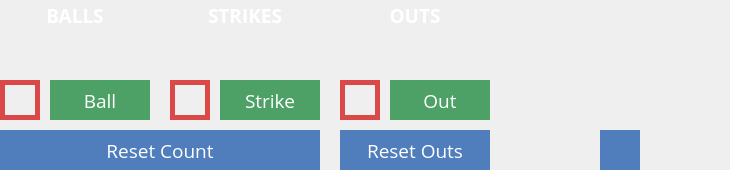
   <widget class="QWidget" name="hud" native="true">
    <property name="geometry">
     <rect>
      <x>30</x>
      <y>260</y>
      <width>730</width>
      <height>170</height>
     </rect>
    </property>
    <widget class="QWidget" name="count" native="true">
     <property name="geometry">
      <rect>
       <x>0</x>
       <y>0</y>
       <width>320</width>
       <height>171</height>
      </rect>
     </property>
     <widget class="QWidget" name="strikes" native="true">
      <property name="geometry">
       <rect>
        <x>170</x>
        <y>0</y>
        <width>150</width>
        <height>120</height>
       </rect>
      </property>
      <widget class="QLabel" name="strikes_label">
       <property name="geometry">
        <rect>
         <x>0</x>
         <y>0</y>
         <width>150</width>
         <height>30</height>
        </rect>
       </property>
       <property name="font">
        <font>
         <family>Open Sans</family>
         <pointsize>14</pointsize>
         <weight>75</weight>
         <bold>true</bold>
         <kerning>true</kerning>
        </font>
       </property>
       <property name="styleSheet">
        <string notr="true">color: white;</string>
       </property>
       <property name="text">
        <string>STRIKES</string>
       </property>
       <property name="scaledContents">
        <bool>false</bool>
       </property>
       <property name="alignment">
        <set>Qt::AlignCenter</set>
       </property>
      </widget>
      <widget class="QLabel" name="strike1_bg">
       <property name="geometry">
        <rect>
         <x>17</x>
         <y>30</y>
         <width>50</width>
         <height>50</height>
        </rect>
       </property>
       <property name="autoFillBackground">
        <bool>false</bool>
       </property>
       <property name="styleSheet">
        <string notr="true"/>
       </property>
       <property name="text">
        <string/>
       </property>
       <property name="pixmap">
        <pixmap resource="Resources/resources.qrc">:/icons/empty_circle.png</pixmap>
       </property>
       <property name="scaledContents">
        <bool>true</bool>
       </property>
       <property name="margin">
        <number>8</number>
       </property>
      </widget>
      <widget class="QLabel" name="strike2_bg">
       <property name="geometry">
        <rect>
         <x>83</x>
         <y>30</y>
         <width>50</width>
         <height>50</height>
        </rect>
       </property>
       <property name="autoFillBackground">
        <bool>false</bool>
       </property>
       <property name="styleSheet">
        <string notr="true"/>
       </property>
       <property name="text">
        <string/>
       </property>
       <property name="pixmap">
        <pixmap resource="Resources/resources.qrc">:/icons/empty_circle.png</pixmap>
       </property>
       <property name="scaledContents">
        <bool>true</bool>
       </property>
       <property name="margin">
        <number>8</number>
       </property>
      </widget>
      <widget class="QLabel" name="strike2">
       <property name="geometry">
        <rect>
         <x>83</x>
         <y>30</y>
         <width>50</width>
         <height>50</height>
        </rect>
       </property>
       <property name="autoFillBackground">
        <bool>false</bool>
       </property>
       <property name="styleSheet">
        <string notr="true"/>
       </property>
       <property name="text">
        <string/>
       </property>
       <property name="pixmap">
        <pixmap resource="Resources/resources.qrc">:/icons/hilighted_circle.png</pixmap>
       </property>
       <property name="scaledContents">
        <bool>true</bool>
       </property>
       <property name="margin">
        <number>8</number>
       </property>
      </widget>
      <widget class="QLabel" name="strike1">
       <property name="enabled">
        <bool>true</bool>
       </property>
       <property name="geometry">
        <rect>
         <x>17</x>
         <y>30</y>
         <width>50</width>
         <height>50</height>
        </rect>
       </property>
       <property name="autoFillBackground">
        <bool>false</bool>
       </property>
       <property name="styleSheet">
        <string notr="true"/>
       </property>
       <property name="text">
        <string/>
       </property>
       <property name="pixmap">
        <pixmap resource="Resources/resources.qrc">:/icons/hilighted_circle.png</pixmap>
       </property>
       <property name="scaledContents">
        <bool>true</bool>
       </property>
       <property name="margin">
        <number>8</number>
       </property>
      </widget>
      <widget class="QPushButton" name="strikes_add">
       <property name="geometry">
        <rect>
         <x>50</x>
         <y>80</y>
         <width>100</width>
         <height>40</height>
        </rect>
       </property>
       <property name="font">
        <font>
         <family>Open Sans</family>
         <pointsize>14</pointsize>
         <underline>false</underline>
        </font>
       </property>
       <property name="layoutDirection">
        <enum>Qt::RightToLeft</enum>
       </property>
       <property name="styleSheet">
        <string notr="true">QPushButton{
color: white;
background-color: #4DA167;
border: 0px;
}

QPushButton:hover{
color: white;
background-color: #326742;
border: 0px;
}

QPushButton:pressed{
color: white;
background-color: #4DA167;
border: 0px;
}
</string>
       </property>
       <property name="text">
        <string>Strike</string>
       </property>
       <property name="iconSize">
        <size>
         <width>30</width>
         <height>30</height>
        </size>
       </property>
       <property name="default">
        <bool>false</bool>
       </property>
       <property name="flat">
        <bool>false</bool>
       </property>
      </widget>
      <widget class="QPushButton" name="strike_minus">
       <property name="geometry">
        <rect>
         <x>0</x>
         <y>80</y>
         <width>40</width>
         <height>40</height>
        </rect>
       </property>
       <property name="layoutDirection">
        <enum>Qt::LeftToRight</enum>
       </property>
       <property name="styleSheet">
        <string notr="true">QPushButton{
color: white;
border: 5px solid #DB4848;
}

QPushButton:hover{
color: white;
background-color: #DB4848;
border: 0px;
}

QPushButton:pressed{
color: white;
background-color: #8C2E2E;
border: 0px;
}</string>
       </property>
       <property name="text">
        <string/>
       </property>
       <property name="icon">
        <iconset>
         <normalon>:/icons/minus.png</normalon>
        </iconset>
       </property>
       <property name="iconSize">
        <size>
         <width>30</width>
         <height>30</height>
        </size>
       </property>
       <property name="default">
        <bool>false</bool>
       </property>
       <property name="flat">
        <bool>false</bool>
       </property>
      </widget>
     </widget>
     <widget class="QWidget" name="balls" native="true">
      <property name="geometry">
       <rect>
        <x>0</x>
        <y>0</y>
        <width>150</width>
        <height>120</height>
       </rect>
      </property>
      <widget class="QLabel" name="balls_label">
       <property name="geometry">
        <rect>
         <x>0</x>
         <y>0</y>
         <width>150</width>
         <height>30</height>
        </rect>
       </property>
       <property name="font">
        <font>
         <family>Open Sans</family>
         <pointsize>14</pointsize>
         <weight>75</weight>
         <bold>true</bold>
         <kerning>true</kerning>
        </font>
       </property>
       <property name="styleSheet">
        <string notr="true">color: white;</string>
       </property>
       <property name="text">
        <string>BALLS</string>
       </property>
       <property name="scaledContents">
        <bool>false</bool>
       </property>
       <property name="alignment">
        <set>Qt::AlignCenter</set>
       </property>
      </widget>
      <widget class="QLabel" name="ball1_bg">
       <property name="geometry">
        <rect>
         <x>0</x>
         <y>30</y>
         <width>50</width>
         <height>50</height>
        </rect>
       </property>
       <property name="autoFillBackground">
        <bool>false</bool>
       </property>
       <property name="styleSheet">
        <string notr="true"/>
       </property>
       <property name="text">
        <string/>
       </property>
       <property name="pixmap">
        <pixmap resource="Resources/resources.qrc">:/icons/empty_circle.png</pixmap>
       </property>
       <property name="scaledContents">
        <bool>true</bool>
       </property>
       <property name="margin">
        <number>8</number>
       </property>
      </widget>
      <widget class="QLabel" name="ball2_bg">
       <property name="geometry">
        <rect>
         <x>50</x>
         <y>30</y>
         <width>50</width>
         <height>50</height>
        </rect>
       </property>
       <property name="autoFillBackground">
        <bool>false</bool>
       </property>
       <property name="styleSheet">
        <string notr="true"/>
       </property>
       <property name="text">
        <string/>
       </property>
       <property name="pixmap">
        <pixmap resource="Resources/resources.qrc">:/icons/empty_circle.png</pixmap>
       </property>
       <property name="scaledContents">
        <bool>true</bool>
       </property>
       <property name="margin">
        <number>8</number>
       </property>
      </widget>
      <widget class="QLabel" name="ball3_bg">
       <property name="geometry">
        <rect>
         <x>100</x>
         <y>30</y>
         <width>50</width>
         <height>50</height>
        </rect>
       </property>
       <property name="autoFillBackground">
        <bool>false</bool>
       </property>
       <property name="styleSheet">
        <string notr="true"/>
       </property>
       <property name="text">
        <string/>
       </property>
       <property name="pixmap">
        <pixmap resource="Resources/resources.qrc">:/icons/empty_circle.png</pixmap>
       </property>
       <property name="scaledContents">
        <bool>true</bool>
       </property>
       <property name="margin">
        <number>8</number>
       </property>
      </widget>
      <widget class="QLabel" name="ball2">
       <property name="enabled">
        <bool>true</bool>
       </property>
       <property name="geometry">
        <rect>
         <x>50</x>
         <y>30</y>
         <width>50</width>
         <height>50</height>
        </rect>
       </property>
       <property name="autoFillBackground">
        <bool>false</bool>
       </property>
       <property name="styleSheet">
        <string notr="true"/>
       </property>
       <property name="text">
        <string/>
       </property>
       <property name="pixmap">
        <pixmap resource="Resources/resources.qrc">:/icons/hilighted_circle.png</pixmap>
       </property>
       <property name="scaledContents">
        <bool>true</bool>
       </property>
       <property name="margin">
        <number>8</number>
       </property>
      </widget>
      <widget class="QLabel" name="ball3">
       <property name="enabled">
        <bool>true</bool>
       </property>
       <property name="geometry">
        <rect>
         <x>100</x>
         <y>30</y>
         <width>50</width>
         <height>50</height>
        </rect>
       </property>
       <property name="autoFillBackground">
        <bool>false</bool>
       </property>
       <property name="styleSheet">
        <string notr="true"/>
       </property>
       <property name="text">
        <string/>
       </property>
       <property name="pixmap">
        <pixmap resource="Resources/resources.qrc">:/icons/hilighted_circle.png</pixmap>
       </property>
       <property name="scaledContents">
        <bool>true</bool>
       </property>
       <property name="margin">
        <number>8</number>
       </property>
      </widget>
      <widget class="QLabel" name="ball1">
       <property name="enabled">
        <bool>true</bool>
       </property>
       <property name="geometry">
        <rect>
         <x>0</x>
         <y>30</y>
         <width>50</width>
         <height>50</height>
        </rect>
       </property>
       <property name="autoFillBackground">
        <bool>false</bool>
       </property>
       <property name="styleSheet">
        <string notr="true"/>
       </property>
       <property name="text">
        <string/>
       </property>
       <property name="pixmap">
        <pixmap resource="Resources/resources.qrc">:/icons/hilighted_circle.png</pixmap>
       </property>
       <property name="scaledContents">
        <bool>true</bool>
       </property>
       <property name="margin">
        <number>8</number>
       </property>
      </widget>
      <widget class="QPushButton" name="balls_add">
       <property name="geometry">
        <rect>
         <x>50</x>
         <y>80</y>
         <width>100</width>
         <height>40</height>
        </rect>
       </property>
       <property name="font">
        <font>
         <family>Open Sans</family>
         <pointsize>14</pointsize>
         <underline>false</underline>
        </font>
       </property>
       <property name="layoutDirection">
        <enum>Qt::RightToLeft</enum>
       </property>
       <property name="styleSheet">
        <string notr="true">QPushButton{
color: white;
background-color: #4DA167;
border: 0px;
}

QPushButton:hover{
color: white;
background-color: #326742;
border: 0px;
}

QPushButton:pressed{
color: white;
background-color: #4DA167;
border: 0px;
}
</string>
       </property>
       <property name="text">
        <string>Ball</string>
       </property>
       <property name="iconSize">
        <size>
         <width>30</width>
         <height>30</height>
        </size>
       </property>
       <property name="default">
        <bool>false</bool>
       </property>
       <property name="flat">
        <bool>false</bool>
       </property>
      </widget>
      <widget class="QPushButton" name="balls_minus">
       <property name="geometry">
        <rect>
         <x>0</x>
         <y>80</y>
         <width>40</width>
         <height>40</height>
        </rect>
       </property>
       <property name="layoutDirection">
        <enum>Qt::LeftToRight</enum>
       </property>
       <property name="styleSheet">
        <string notr="true">QPushButton{
color: white;
border: 5px solid #DB4848;
}

QPushButton:hover{
color: white;
background-color: #DB4848;
border: 0px;
}

QPushButton:pressed{
color: white;
background-color: #8C2E2E;
border: 0px;
}


</string>
       </property>
       <property name="text">
        <string/>
       </property>
       <property name="icon">
        <iconset>
         <normalon>:/icons/minus.png</normalon>
        </iconset>
       </property>
       <property name="iconSize">
        <size>
         <width>30</width>
         <height>30</height>
        </size>
       </property>
       <property name="default">
        <bool>false</bool>
       </property>
       <property name="flat">
        <bool>false</bool>
       </property>
      </widget>
     </widget>
     <widget class="QPushButton" name="reset_count">
      <property name="geometry">
       <rect>
        <x>0</x>
        <y>130</y>
        <width>320</width>
        <height>40</height>
       </rect>
      </property>
      <property name="font">
       <font>
        <family>Open Sans</family>
        <pointsize>14</pointsize>
       </font>
      </property>
      <property name="styleSheet">
       <string notr="true">QPushButton{
color: white;
background-color: #507DBC;
border: 0px;
}

QPushButton:hover{
color: white;
background-color: #2C4567;
border: 0px;
}

QPushButton:pressed{
color: white;
background-color: #507DBC;
border: 0px;
}
</string>
      </property>
      <property name="text">
       <string>Reset Count</string>
      </property>
      <property name="icon">
       <iconset>
        <normalon>:/icons/refresh.png</normalon>
       </iconset>
      </property>
      <property name="iconSize">
       <size>
        <width>28</width>
        <height>28</height>
       </size>
      </property>
     </widget>
    </widget>
    <widget class="QWidget" name="bases" native="true">
     <property name="geometry">
      <rect>
       <x>510</x>
       <y>0</y>
       <width>220</width>
       <height>170</height>
      </rect>
     </property>
     <widget class="QPushButton" name="base1">
      <property name="geometry">
       <rect>
        <x>120</x>
        <y>60</y>
        <width>100</width>
        <height>100</height>
       </rect>
      </property>
      <property name="styleSheet">
       <string notr="true">QPushButton{
	background-color: rgba(0,0,0,0%);
	border-image: url(:/icons/empty_base.png);
	border: 0px;
}

QPushButton:off{
	border-image: url(:/icons/empty_base.png);
}

QPushButton:on{
	border-image: url(:/icons/highlighted_base.png);
}

QPushButton:hover{
	border-image: url(:/icons/pressed_base.png);
}
</string>
      </property>
      <property name="text">
       <string/>
      </property>
      <property name="checkable">
       <bool>true</bool>
      </property>
      <property name="checked">
       <bool>false</bool>
      </property>
      <property name="mask" stdset="0">
       <pixmap resource="Resources/resources.qrc">:/icons/pressed_base.png</pixmap>
      </property>
     </widget>
     <widget class="QPushButton" name="base2">
      <property name="geometry">
       <rect>
        <x>60</x>
        <y>0</y>
        <width>100</width>
        <height>100</height>
       </rect>
      </property>
      <property name="styleSheet">
       <string notr="true">QPushButton{
	background-color: rgba(0,0,0,0%);
	border-image: url(:/icons/empty_base.png);
	border: 0px;
}

QPushButton:off{
	border-image: url(:/icons/empty_base.png);
}

QPushButton:on{
	border-image: url(:/icons/highlighted_base.png);
}

QPushButton:hover{
	border-image: url(:/icons/pressed_base.png);
}
</string>
      </property>
      <property name="text">
       <string/>
      </property>
      <property name="checkable">
       <bool>true</bool>
      </property>
      <property name="checked">
       <bool>false</bool>
      </property>
      <property name="mask" stdset="0">
       <pixmap resource="Resources/resources.qrc">:/icons/pressed_base.png</pixmap>
      </property>
     </widget>
     <widget class="QPushButton" name="base3">
      <property name="geometry">
       <rect>
        <x>0</x>
        <y>60</y>
        <width>100</width>
        <height>100</height>
       </rect>
      </property>
      <property name="styleSheet">
       <string notr="true">QPushButton{
	background-color: rgba(0,0,0,0%);
	border-image: url(:/icons/empty_base.png);
	border: 0px;
}

QPushButton:off{
	border-image: url(:/icons/empty_base.png);
}

QPushButton:on{
	border-image: url(:/icons/highlighted_base.png);
}

QPushButton:hover{
	border-image: url(:/icons/pressed_base.png);
}
</string>
      </property>
      <property name="text">
       <string/>
      </property>
      <property name="checkable">
       <bool>true</bool>
      </property>
      <property name="checked">
       <bool>false</bool>
      </property>
      <property name="mask" stdset="0">
       <pixmap resource="Resources/resources.qrc">:/icons/pressed_base.png</pixmap>
      </property>
     </widget>
     <widget class="QPushButton" name="reset_bases">
      <property name="geometry">
       <rect>
        <x>90</x>
        <y>130</y>
        <width>40</width>
        <height>40</height>
       </rect>
      </property>
      <property name="font">
       <font>
        <family>Open Sans</family>
        <pointsize>14</pointsize>
       </font>
      </property>
      <property name="styleSheet">
       <string notr="true">QPushButton{
color: white;
background-color: #507DBC;
border: 0px;
}

QPushButton:hover{
color: white;
background-color: #2C4567;
border: 0px;
}

QPushButton:pressed{
color: white;
background-color: #507DBC;
border: 0px;
}
</string>
      </property>
      <property name="text">
       <string/>
      </property>
      <property name="icon">
       <iconset>
        <normalon>:/icons/refresh.png</normalon>
       </iconset>
      </property>
      <property name="iconSize">
       <size>
        <width>28</width>
        <height>28</height>
       </size>
      </property>
     </widget>
    </widget>
    <widget class="QWidget" name="outs" native="true">
     <property name="geometry">
      <rect>
       <x>340</x>
       <y>0</y>
       <width>150</width>
       <height>171</height>
      </rect>
     </property>
     <widget class="QLabel" name="outs_label">
      <property name="geometry">
       <rect>
        <x>0</x>
        <y>0</y>
        <width>150</width>
        <height>30</height>
       </rect>
      </property>
      <property name="font">
       <font>
        <family>Open Sans</family>
        <pointsize>14</pointsize>
        <weight>75</weight>
        <bold>true</bold>
        <kerning>true</kerning>
       </font>
      </property>
      <property name="styleSheet">
       <string notr="true">color: white;</string>
      </property>
      <property name="text">
       <string>OUTS</string>
      </property>
      <property name="scaledContents">
       <bool>false</bool>
      </property>
      <property name="alignment">
       <set>Qt::AlignCenter</set>
      </property>
     </widget>
     <widget class="QLabel" name="out1_bg">
      <property name="geometry">
       <rect>
        <x>0</x>
        <y>30</y>
        <width>50</width>
        <height>50</height>
       </rect>
      </property>
      <property name="autoFillBackground">
       <bool>false</bool>
      </property>
      <property name="styleSheet">
       <string notr="true"/>
      </property>
      <property name="text">
       <string/>
      </property>
      <property name="pixmap">
       <pixmap resource="Resources/resources.qrc">:/icons/empty_circle.png</pixmap>
      </property>
      <property name="scaledContents">
       <bool>true</bool>
      </property>
      <property name="margin">
       <number>8</number>
      </property>
     </widget>
     <widget class="QLabel" name="out2_bg">
      <property name="geometry">
       <rect>
        <x>50</x>
        <y>30</y>
        <width>50</width>
        <height>50</height>
       </rect>
      </property>
      <property name="autoFillBackground">
       <bool>false</bool>
      </property>
      <property name="styleSheet">
       <string notr="true"/>
      </property>
      <property name="text">
       <string/>
      </property>
      <property name="pixmap">
       <pixmap resource="Resources/resources.qrc">:/icons/empty_circle.png</pixmap>
      </property>
      <property name="scaledContents">
       <bool>true</bool>
      </property>
      <property name="margin">
       <number>8</number>
      </property>
     </widget>
     <widget class="QLabel" name="out2">
      <property name="geometry">
       <rect>
        <x>50</x>
        <y>30</y>
        <width>50</width>
        <height>50</height>
       </rect>
      </property>
      <property name="autoFillBackground">
       <bool>false</bool>
      </property>
      <property name="styleSheet">
       <string notr="true"/>
      </property>
      <property name="text">
       <string/>
      </property>
      <property name="pixmap">
       <pixmap resource="Resources/resources.qrc">:/icons/hilighted_circle.png</pixmap>
      </property>
      <property name="scaledContents">
       <bool>true</bool>
      </property>
      <property name="margin">
       <number>8</number>
      </property>
     </widget>
     <widget class="QLabel" name="out1">
      <property name="enabled">
       <bool>true</bool>
      </property>
      <property name="geometry">
       <rect>
        <x>0</x>
        <y>30</y>
        <width>50</width>
        <height>50</height>
       </rect>
      </property>
      <property name="autoFillBackground">
       <bool>false</bool>
      </property>
      <property name="styleSheet">
       <string notr="true"/>
      </property>
      <property name="text">
       <string/>
      </property>
      <property name="pixmap">
       <pixmap resource="Resources/resources.qrc">:/icons/hilighted_circle.png</pixmap>
      </property>
      <property name="scaledContents">
       <bool>true</bool>
      </property>
      <property name="margin">
       <number>8</number>
      </property>
     </widget>
     <widget class="QPushButton" name="out_plus">
      <property name="geometry">
       <rect>
        <x>50</x>
        <y>80</y>
        <width>100</width>
        <height>40</height>
       </rect>
      </property>
      <property name="font">
       <font>
        <family>Open Sans</family>
        <pointsize>14</pointsize>
        <underline>false</underline>
       </font>
      </property>
      <property name="layoutDirection">
       <enum>Qt::RightToLeft</enum>
      </property>
      <property name="styleSheet">
       <string notr="true">QPushButton{
color: white;
background-color: #4DA167;
border: 0px;
}

QPushButton:hover{
color: white;
background-color: #326742;
border: 0px;
}

QPushButton:pressed{
color: white;
background-color: #4DA167;
border: 0px;
}
</string>
      </property>
      <property name="text">
       <string>Out</string>
      </property>
      <property name="iconSize">
       <size>
        <width>30</width>
        <height>30</height>
       </size>
      </property>
      <property name="default">
       <bool>false</bool>
      </property>
      <property name="flat">
       <bool>false</bool>
      </property>
     </widget>
     <widget class="QPushButton" name="out_minus">
      <property name="geometry">
       <rect>
        <x>0</x>
        <y>80</y>
        <width>40</width>
        <height>40</height>
       </rect>
      </property>
      <property name="layoutDirection">
       <enum>Qt::LeftToRight</enum>
      </property>
      <property name="styleSheet">
       <string notr="true">QPushButton{
color: white;
border: 5px solid #DB4848;
}

QPushButton:hover{
color: white;
background-color: #DB4848;
border: 0px;
}

QPushButton:pressed{
color: white;
background-color: #8C2E2E;
border: 0px;
}</string>
      </property>
      <property name="text">
       <string/>
      </property>
      <property name="icon">
       <iconset>
        <normalon>:/icons/minus.png</normalon>
       </iconset>
      </property>
      <property name="iconSize">
       <size>
        <width>30</width>
        <height>30</height>
       </size>
      </property>
      <property name="default">
       <bool>false</bool>
      </property>
      <property name="flat">
       <bool>false</bool>
      </property>
     </widget>
     <widget class="QPushButton" name="reset_outs">
      <property name="geometry">
       <rect>
        <x>0</x>
        <y>130</y>
        <width>150</width>
        <height>40</height>
       </rect>
      </property>
      <property name="font">
       <font>
        <family>Open Sans</family>
        <pointsize>14</pointsize>
       </font>
      </property>
      <property name="styleSheet">
       <string notr="true">QPushButton{
color: white;
background-color: #507DBC;
border: 0px;
}

QPushButton:hover{
color: white;
background-color: #2C4567;
border: 0px;
}

QPushButton:pressed{
color: white;
background-color: #507DBC;
border: 0px;
}
</string>
      </property>
      <property name="text">
       <string>Reset Outs</string>
      </property>
      <property name="icon">
       <iconset>
        <normalon>:/icons/refresh.png</normalon>
       </iconset>
      </property>
      <property name="iconSize">
       <size>
        <width>28</width>
        <height>28</height>
       </size>
      </property>
     </widget>
     <widget class="QLabel" name="out3">
      <property name="geometry">
       <rect>
        <x>100</x>
        <y>30</y>
        <width>50</width>
        <height>50</height>
       </rect>
      </property>
      <property name="autoFillBackground">
       <bool>false</bool>
      </property>
      <property name="styleSheet">
       <string notr="true"/>
      </property>
      <property name="text">
       <string/>
      </property>
      <property name="pixmap">
       <pixmap resource="Resources/resources.qrc">:/icons/hilighted_circle.png</pixmap>
      </property>
      <property name="scaledContents">
       <bool>true</bool>
      </property>
      <property name="margin">
       <number>8</number>
      </property>
     </widget>
     <widget class="QLabel" name="out3_bg">
      <property name="geometry">
       <rect>
        <x>100</x>
        <y>30</y>
        <width>50</width>
        <height>50</height>
       </rect>
      </property>
      <property name="autoFillBackground">
       <bool>false</bool>
      </property>
      <property name="styleSheet">
       <string notr="true"/>
      </property>
      <property name="text">
       <string/>
      </property>
      <property name="pixmap">
       <pixmap resource="Resources/resources.qrc">:/icons/empty_circle.png</pixmap>
      </property>
      <property name="scaledContents">
       <bool>true</bool>
      </property>
      <property name="margin">
       <number>8</number>
      </property>
     </widget>
     <zorder>outs_label</zorder>
     <zorder>out1_bg</zorder>
     <zorder>out2_bg</zorder>
     <zorder>out2</zorder>
     <zorder>out1</zorder>
     <zorder>out_plus</zorder>
     <zorder>out_minus</zorder>
     <zorder>reset_outs</zorder>
     <zorder>out3_bg</zorder>
     <zorder>out3</zorder>
    </widget>
   </widget>
